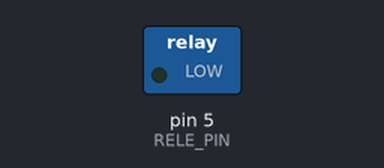
A sketch run on a simulated Arduino Uno, built with avr-gcc and run on an emulated ATmega328P. On the bench: switched loads named in the sketch (green lamp = pin HIGH).

Above: at 1.0 s.
At 3.0 s:
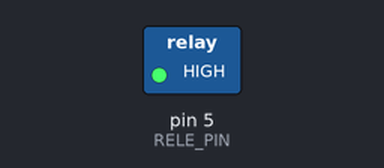
Timing chart, 0 to 5.2 s (numbered marks = the images above):
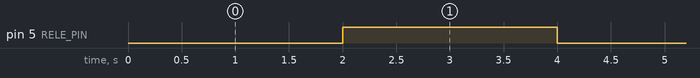

The sketch:

teste_rele.ino
```cpp
#define RELE_PIN 5

void setup() {
  pinMode(RELE_PIN, OUTPUT);
}

void loop() {
  digitalWrite(RELE_PIN, LOW); // Liga o relé
  delay(2000);
  digitalWrite(RELE_PIN, HIGH); // Desliga o relé
  delay(2000);
}
```

Measured:
- by itself, pin 5 (RELE_PIN): alternates HIGH for 2.0 s and LOW for 2.0 s
